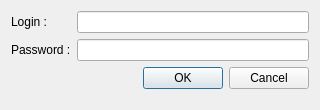
<?xml version="1.0" encoding="UTF-8"?>
<ui version="4.0">
 <class>AddUserWindow</class>
 <widget class="QDialog" name="AddUserWindow">
  <property name="geometry">
   <rect>
    <x>0</x>
    <y>0</y>
    <width>320</width>
    <height>110</height>
   </rect>
  </property>
  <property name="windowTitle">
   <string>Add a user</string>
  </property>
  <property name="windowIcon">
   <iconset resource="../../ressources/ressources.qrc">
    <normaloff>:/img/Plus-32.png</normaloff>:/img/Plus-32.png</iconset>
  </property>
  <layout class="QFormLayout" name="formLayout">
   <item row="0" column="0">
    <widget class="QLabel" name="label">
     <property name="text">
      <string>Login :</string>
     </property>
    </widget>
   </item>
   <item row="0" column="1">
    <widget class="QLineEdit" name="leLogin"/>
   </item>
   <item row="1" column="0">
    <widget class="QLabel" name="label_2">
     <property name="text">
      <string>Password :</string>
     </property>
    </widget>
   </item>
   <item row="1" column="1">
    <widget class="QLineEdit" name="lePassword"/>
   </item>
   <item row="2" column="1">
    <widget class="QDialogButtonBox" name="buttonBox">
     <property name="orientation">
      <enum>Qt::Horizontal</enum>
     </property>
     <property name="standardButtons">
      <set>QDialogButtonBox::Cancel|QDialogButtonBox::Ok</set>
     </property>
    </widget>
   </item>
  </layout>
 </widget>
 <resources>
  <include location="../../ressources/ressources.qrc"/>
 </resources>
 <connections>
  <connection>
   <sender>buttonBox</sender>
   <signal>accepted()</signal>
   <receiver>AddUserWindow</receiver>
   <slot>accept()</slot>
   <hints>
    <hint type="sourcelabel">
     <x>248</x>
     <y>254</y>
    </hint>
    <hint type="destinationlabel">
     <x>157</x>
     <y>274</y>
    </hint>
   </hints>
  </connection>
  <connection>
   <sender>buttonBox</sender>
   <signal>rejected()</signal>
   <receiver>AddUserWindow</receiver>
   <slot>reject()</slot>
   <hints>
    <hint type="sourcelabel">
     <x>316</x>
     <y>260</y>
    </hint>
    <hint type="destinationlabel">
     <x>286</x>
     <y>274</y>
    </hint>
   </hints>
  </connection>
 </connections>
</ui>
